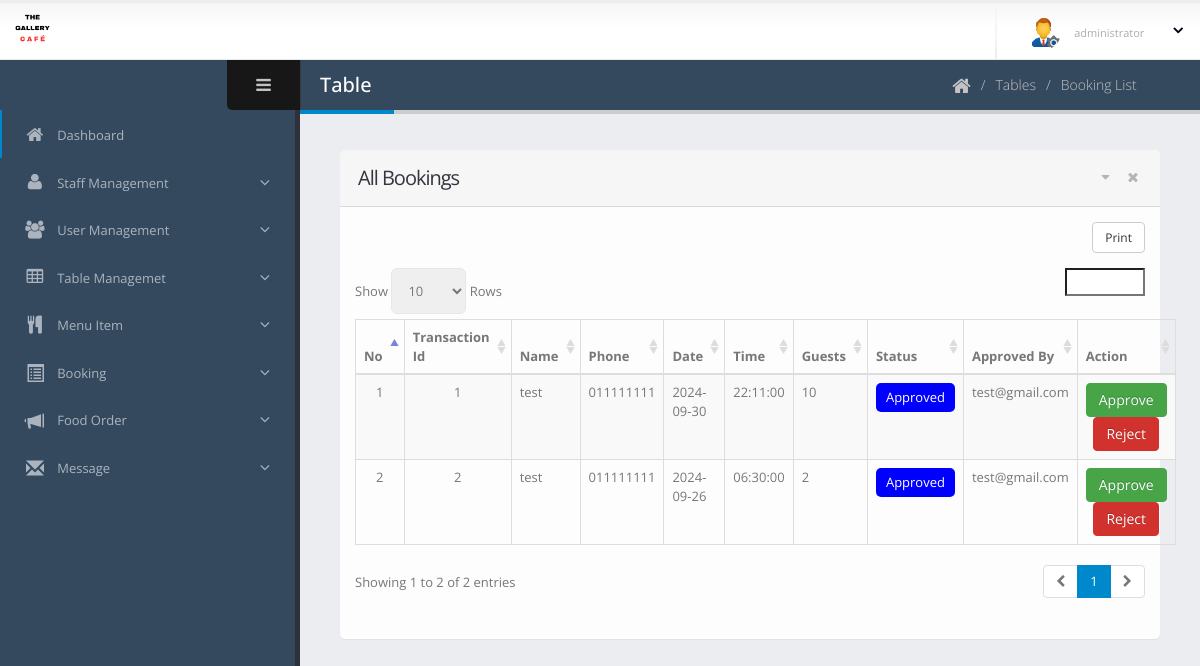
Before: /dashboard/booking-list.php (signed in) with the older database file.
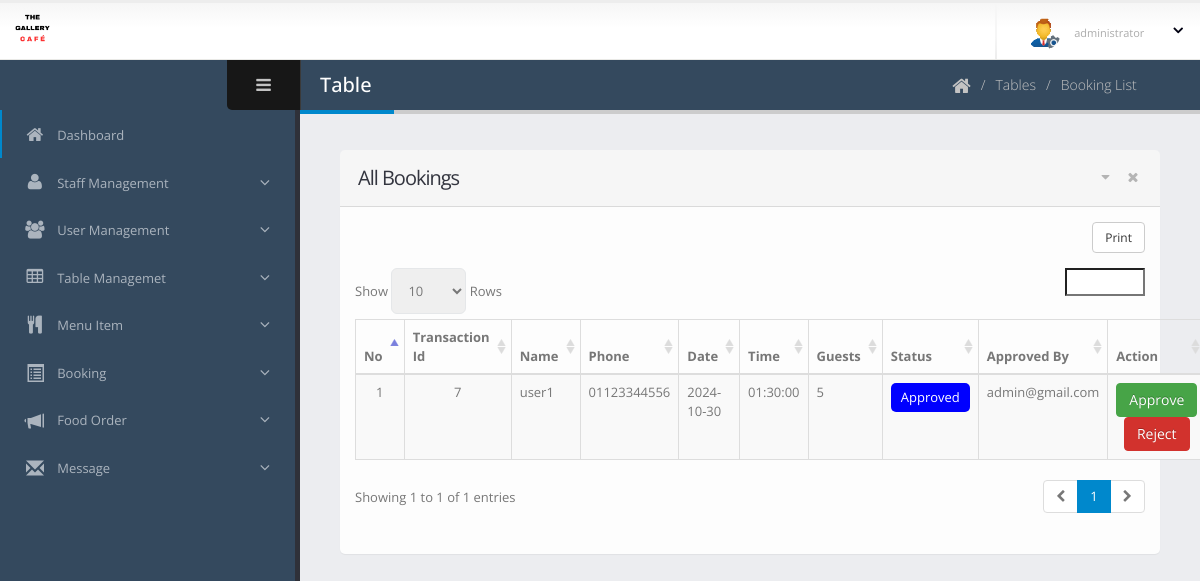
After: the same page with the newer database file.
### tables this page shows
CREATE TABLE `reservations` (
  `id` int(11) NOT NULL,
  `table_id` int(11) NOT NULL,
  `name` varchar(100) NOT NULL,
  `email` varchar(100) NOT NULL,
  `phone` varchar(15) NOT NULL,
  `guests` int(11) NOT NULL,
  `date` date NOT NULL,
  `time` time NOT NULL,
  `status` tinyint(4) DEFAULT 0,
  `approvedBy` varchar(255) DEFAULT NULL
);

### dashboard/booking-list.php (the view, shortened to what the changed rows need)
<?php
include 'main/header.php';
?>
<body>
    <section class="body">
        <div class="inner-wrapper">
            <section role="main" class="content-body">
                <header class="page-header">
                    <h2>Table</h2>
                </header>
                <section class="panel">
                    <header class="panel-heading">
                        <div class="panel-actions">
                        </div>
                        <h2 class="panel-title">All Bookings</h2>
                    </header>
                    <div class="panel-body">
                        <table class="table table-bordered table-striped mb-none" id="datatable-tabletools"
                            data-swf-path="assets/vendor/jquery-datatables/extras/TableTools/swf/copy_csv_xls_pdf.swf">
                            <thead>
                                <tr>
                                    <th>No</th>
                                    <th>Transaction Id</th>
                                    <th>Name</th>
                                    <th>Phone</th>
                                    <th>Date</th>
                                    <th>Time</th>
                                    <th>Guests</th>
                                    <th class="hidden-phone">Status</th>
                                    <th class="hidden-phone">Approved By</th>
                                    <th class="hidden-phone">Action</th>
                                </tr>
                            </thead>
                            <tbody>
                                <?php
                                $count = 1;
                                $con = connect();
                                $sql = "SELECT * FROM reservations ORDER BY date DESC, time DESC;";
                                $result = $con->query($sql);
                                foreach ($result as $r) {
                                    ?>
                                    <tr class="gradeX">
                                        <td class="center hidden-phone"><?php echo $count; ?></td>
                                        <td class="center hidden-phone"><?php echo $r['id']; ?></td>
                                        <td><?php echo $r['name']; ?></td>
                                        <td><?php echo $r['phone']; ?></td>
                                        <td><?php echo $r['date']; ?></td>
                                        <td><?php echo $r['time']; ?></td>
                                        <td><?php echo $r['guests']; ?></td>
                                        <td class="center hidden-phone">
                                            <?php
                                            $status = $r['status'];
                                            if ($status == 0) {
                                                echo '<div style="background-color: yellow; padding: 5px 10px; border-radius: 5px; display: inline-block;">Pending</div>';
                                            } elseif ($status == 1) {
                                                echo '<div style="background-color: blue; padding: 5px 10px; border-radius: 5px; color: white; display: inline-block;">Approved</div>';
                                            } elseif ($status == 9) {
                                                echo '<div style="background-color: red; padding: 5px 10px; border-radius: 5px; color: white; display: inline-block;">Rejected</div>';
                                            }
                                            ?>
                                        </td>
                                        <td class="center hidden-phone"><?php echo htmlspecialchars($r['approvedBy']); ?></td>
                                        <td class="center hidden-phone">
                                            <a href="booking-list.php?bapprove_id=<?php echo $r['id']; ?>"
                                                class="btn btn-success"
                                                onclick="return confirm('Are you sure you want to approve this reservation?');">Approve</a>
                                            <a href="booking-list.php?breject_id=<?php echo $r['id']; ?>"
                                                class="btn btn-danger"
                                                onclick="return confirm('Are you sure you want to reject this reservation?');">Reject</a>
                                        </td>
                                    </tr>
                                    <?php $count++;
                                } ?>
                            </tbody>
                        </table>
                    </div>
                </section>
        </div>
    </section>
</body>
</html>

Changed rows visible on the page:
removed reservations: id "1", name "test", phone "011111111", date "2024-09-30", time "22:11:00", guests "10", status "Approved", approvedBy "test@gmail.com"
removed reservations: id "2", name "test", phone "011111111", date "2024-09-26", time "06:30:00", guests "2", status "Approved", approvedBy "test@gmail.com"
added reservations: id "7", name "user1", phone "01123344556", date "2024-10-30", time "01:30:00", guests "5", status "Approved", approvedBy "admin@gmail.com"
Other visible differences:
text written by a page script: "Print Show Rows Showing 1 to 2 of 2 entries 1" → "Print Show Rows Showing 1 to 1 of 1 entries 1"
